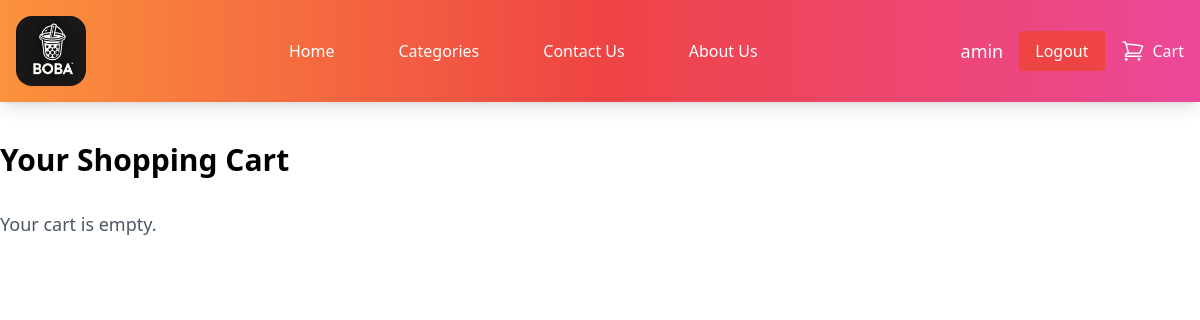
The page /cart/ (signed in) on the database as committed earlier.
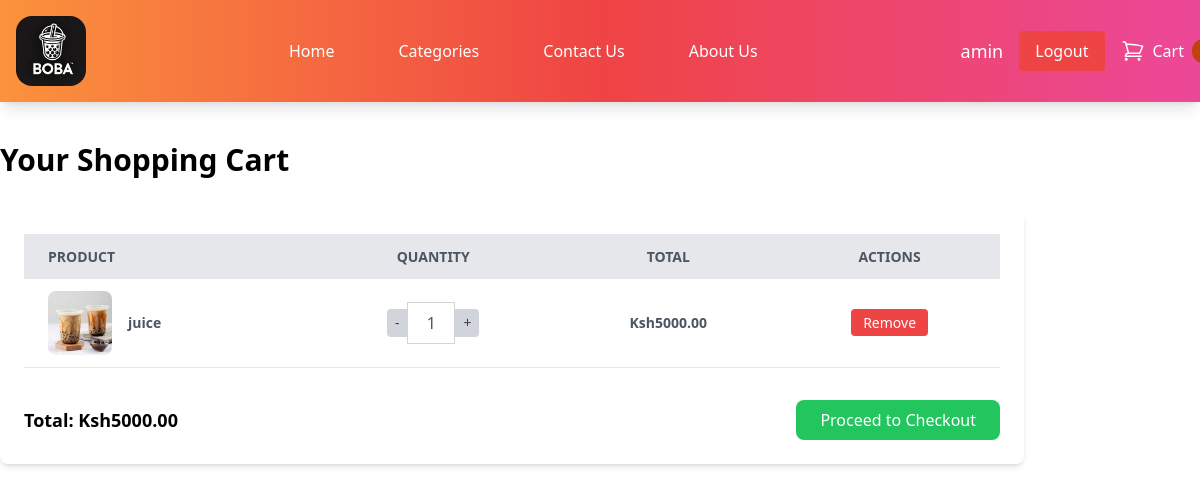
The same page on the database as committed later.
### base/models.py (models this page shows, shortened)
class CartItem(models.Model):
    cart = models.ForeignKey(Cart, related_name='items', on_delete=models.CASCADE)
    product = models.ForeignKey(Product, on_delete=models.CASCADE)
    quantity = models.PositiveIntegerField(default=1)
    def get_total_price(self):
        return self.product.price * self.quantity

class Product(models.Model):
    name = models.CharField(max_length=200)
    description = models.TextField()
    price = models.DecimalField(max_digits=10, decimal_places=2)
    image = models.ImageField(upload_to='products/', null=True, blank=True)
    sold_out = models.BooleanField(default=False)

class Cart(models.Model):
    user = models.OneToOneField(User, on_delete=models.CASCADE)
    created_at = models.DateTimeField(auto_now_add=True)
    def get_total_price(self):
        total = sum(item.get_total_price() for item in self.items.all())
        return total

### base/views.py (the view)
# urls.py: path('cart/', views.cart_detail, name='cart_detail'),  # Cart detail page URL
@login_required
def cart_detail(request):
    cart, created = Cart.objects.get_or_create(user=request.user)
    context = {
        'cart': cart
    }
    return render(request, 'base/cart_detail.html', context)

### base/context_processors.py (called while the page is built)
def cart_item_count(request):
    if request.user.is_authenticated:
        try:
            cart = Cart.objects.get(user=request.user)
            return {'cart_item_count': cart.items.count()}
        except Cart.DoesNotExist:
            return {'cart_item_count': 0}
    else:
        return {'cart_item_count': 0}

### base/templates/base/cart_detail.html (shortened to what this page needs)
{% extends 'base.html' %}
{% block content %}
<div class="container mx-auto mt-10">
  <h2 class="text-3xl font-semibold mb-8">Your Shopping Cart</h2>
  {% if cart.items.all %}
  <div class="bg-white shadow-md rounded-lg p-6">
    <table class="table-auto w-full">
      <thead>
        <tr class="bg-gray-200 text-gray-600 uppercase text-sm leading-normal">
          <th class="py-3 px-6 text-left">Product</th>
          <th class="py-3 px-6 text-center">Quantity</th>
          <th class="py-3 px-6 text-center">Total</th>
          <th class="py-3 px-6 text-center">Actions</th>
        </tr>
      </thead>
      <tbody class="text-gray-600 text-sm font-light">
        {% for item in cart.items.all %}
        <tr class="border-b border-gray-200 hover:bg-gray-100">
          <td class="py-3 px-6 text-left">
            <div class="flex items-center">
              <div class="w-16 h-16 mr-4">
                <img src="{{ item.product.image.url }}" alt="{{ item.product.name }}" class="w-full h-full object-cover rounded-lg">
              </div>
              <span class="font-semibold">{{ item.product.name }}</span>
            </div>
          </td>
          <td class="py-3 px-6 text-center">
            <div class="flex items-center justify-center">
              <button class="minus-btn bg-gray-300 hover:bg-gray-400 text-gray-700 px-2 py-1 rounded-l" data-id="{{ item.product.id }}" {% if item.quantity <= 1 %}disabled{% endif %}>-</button>
              <input type="text" name="quantity" value="{{ item.quantity }}" class="w-12 text-center border-t border-b border-gray-300" readonly data-id="{{ item.product.id }}">
              <button class="plus-btn bg-gray-300 hover:bg-gray-400 text-gray-700 px-2 py-1 rounded-r" data-id="{{ item.product.id }}">+</button>
            </div>
          </td>
          <td class="py-3 px-6 text-center">
            <span class="font-semibold" id="total-price-{{ item.product.id }}">Ksh{{ item.get_total_price }}</span>
          </td>
          <td class="py-3 px-6 text-center">
            <a href="{% url 'remove_from_cart' item.product.id %}" class="bg-red-500 hover:bg-red-700 text-white px-3 py-1 rounded">Remove</a>
          </td>
        </tr>
        {% endfor %}
      </tbody>
    </table>
    <div class="mt-8 flex justify-between items-center">
      <div class="text-lg font-semibold">
        Total: <span id="cart-total">Ksh{{ cart.get_total_price }}</span>
      </div>
      <a href="{% url 'checkout' %}" class="bg-green-500 hover:bg-green-700 text-white px-6 py-2 rounded-lg">Proceed to Checkout</a>
    </div>
  </div>
  {% else %}
  <p class="text-lg font-medium text-gray-600">Your cart is empty.</p>
  {% endif %}
</div>
{% endblock %}

### templates/base.html (shortened to what this page needs)
{% load static tailwind_tags %}
<!DOCTYPE html>
<html lang="en">
<head>
    {% tailwind_css %}
</head>
<body>
    {% block navbar %}
      {% include 'navbar.html' %}
    {% endblock %}
    <main class="container ">
        {% block content %}{% endblock %}
    </main>
</body>
</html>

### templates/navbar.html (shortened to what this page needs)
<!DOCTYPE html>
<html lang="en">
<head>
  <script src="https://cdn.tailwindcss.com"></script>
</head>
<body>
<nav class="bg-gradient-to-r from-orange-400 via-red-500 to-pink-500 text-white shadow-lg">
  <div class="flex justify-between items-center max-w-screen-xl mx-auto p-4">
    <div class="flex-none">
      <a href="/">
        {% load static %}
<img src="{% static 'images/logo.png' %}" alt="Logo" width="70" height="60" class="rounded-2xl"/>
      </a>
    </div>
    <ul class="hidden md:flex space-x-8 text-center">
      <li><a href="/" class="block px-4 py-2 hover:bg-gray-100 text-white">Home</a></li>
      <li><a href="/categories" class="block px-4 py-2 hover:bg-gray-100 text-white">Categories</a></li>
      <li><a href="/contact" class="block px-4 py-2 hover:bg-gray-100 text-white">Contact Us</a></li>
      <li><a href="/about" class="block px-4 py-2 hover:bg-gray-100 text-white">About Us</a></li>
    </ul>
    <div class="flex items-center gap-4">
      {% if user.is_authenticated %}
        <span class="text-white text-lg shadow-2xl">{{ user.username }}</span>
        <a href="{% url 'logout' %}" class="text-white bg-red-500 px-4 py-2 rounded">Logout</a>
      {% endif %}
<a href="/cart" class="text-white flex items-center space-x-2 relative">
  <span>Cart</span>
  {% if cart_item_count > 0 %}
  <span class="absolute top-0 left-[100%] bg-orange-700 text-white text-xs rounded-full px-2 py-1">{{ cart_item_count }}</span>
  {% endif %}
</a>
    </div>
  </div>
</nav>
</body>
</html>

Rows that differ between the two databases and show on the page:
added CartItem: product.image (picture), product.name "juice", quantity "1", get_total_price "5000.00"
now on this page (row unchanged): Cart: get_total_price "5000.00"
Other text that changed with them:
text no longer shown: "Your cart is empty."
text now shown: "PRODUCT QUANTITY TOTAL ACTIONS Total: Ksh Proceed to Checkout"
